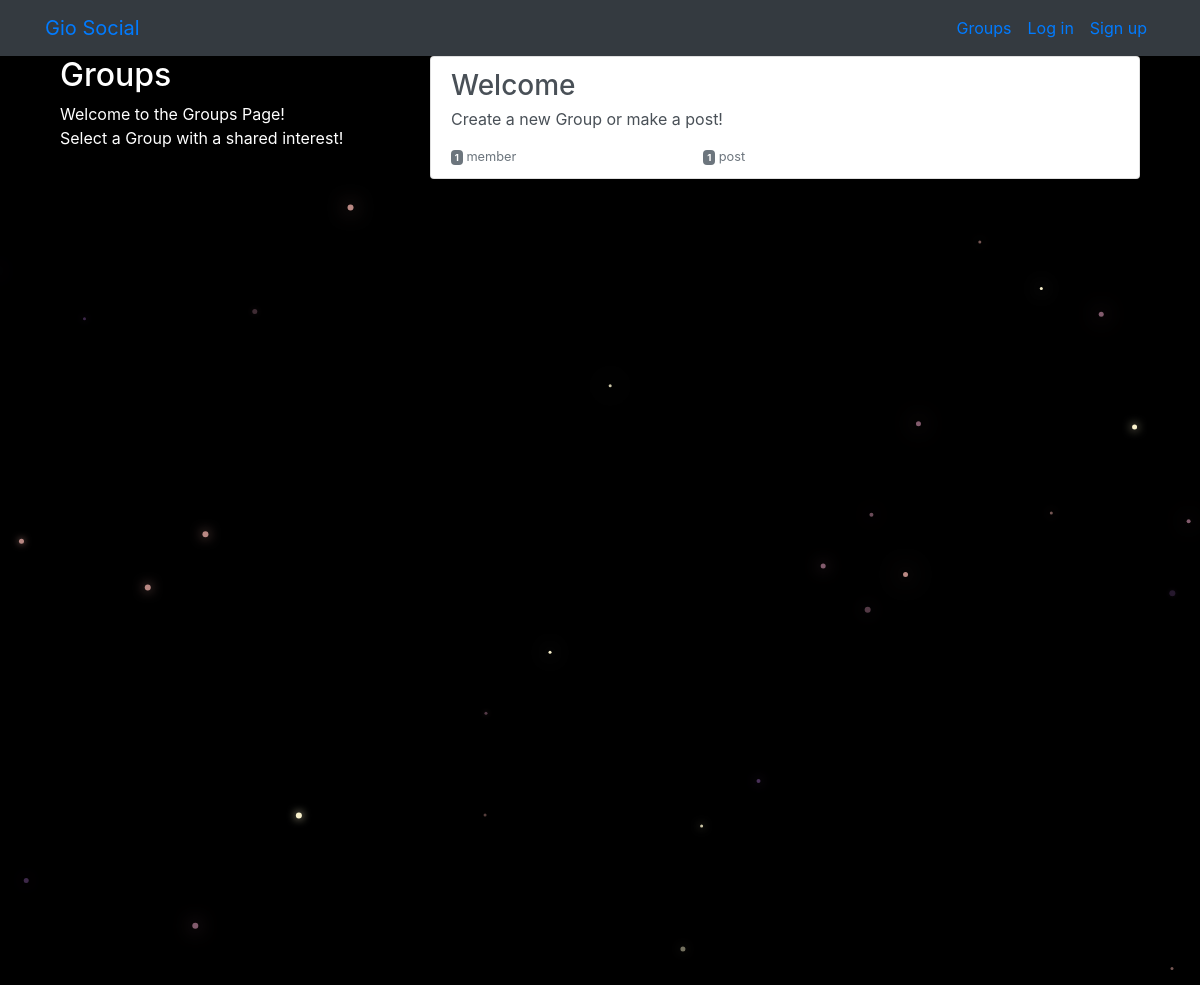
The app's page /groups/ with its own data.
### groups/models.py (models this page shows, shortened)
class Group(models.Model):
    name = models.CharField(max_length=255, unique=True)
    slug = models.SlugField(allow_unicode=True, unique=True)
    description = models.TextField(blank=True, default='')
    description_html = models.TextField(editable=False, default='', blank=True)
    members = models.ManyToManyField(User,through="GroupMember")
    class Meta:
        ordering = ["name"]

### groups/views.py (the view)
# urls.py: path('', views.ListGroups.as_view(), name="all"),
class ListGroups(generic.ListView):
    model = Group

### groups/templates/groups/group_list.html (shortened to what this page needs)
{% extends "groups/group_base.html" %}
{% block pregroup %}
<div class="col-md-4">
	<div class="content">
			<h2>Groups</h2>
			<p>Welcome to the Groups Page! <br>Select a Group with a shared interest!</p>
	</div>
</div>
{% endblock %}
{% block group_content %}
<div class="col-md-8">
	<div class="list-group">
		{% for group in object_list %}
		<a href="{% url 'groups:single' slug=group.slug %}"
		class="list-group-item list-group-item-action flex-column align-items-start">
			<h3 class="mb-1">{{ group.name }}</h3>
			<p class="mb-1">{{ group.description_html|safe }}</p>
			<div class="d-flex w-40 justify-content-between">
				<small class="text-muted"><span class="badge badge-secondary">
					{{ group.members.count }}</span> member{{ group.members.count|pluralize }}</small>
				<small class="text-muted"><span class="badge badge-secondary">
					{{ group.posts.count }}</span> post{{ group.posts.count|pluralize }}</small>
			</div>
		</a>
		{% endfor %}
	</div>
</div>
{% endblock %}

### static/simplesocial/css/master.css (style rules this page uses)
body { margin: 0; overflow: hidden; background-color: black; color:white; }

### records on screen
Group: name "Welcome", description_html "Create a new Group or make a post!", members.count "1", posts.count "1"
